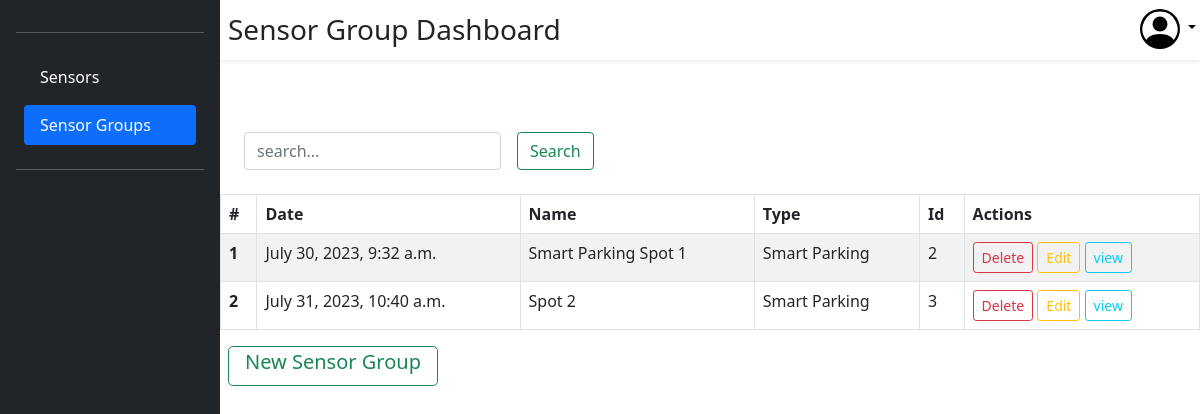
Screenshot of /group/dashboard/ (signed in) with the database file from the repository.
### dash/models.py (models this page shows, shortened)
class Sensor_Group(models.Model):
    group_id = models.AutoField(verbose_name='Group Id', primary_key=True)
    group_name = models.CharField(verbose_name='Group Name', max_length=50)
    group_type = models.CharField(verbose_name='Group Type', max_length=50)
    group_discription = models.TextField(verbose_name='Group Discription')
    date_created = models.DateTimeField(verbose_name='Date Created',auto_now_add=True)
    user = models.ForeignKey(User, verbose_name='User', on_delete=models.CASCADE)

### dash/views.py (the view, shortened to what this page needs)
# urls.py: path('group/dashboard/', views.group_dashboard, name='group_dashboard'),
@login_required(login_url="/")
def group_dashboard(request):
    result_set = Sensor_Group.objects.filter(user=request.user)
    Search = request.POST.get('search')
    result_set.order_by("date_created")
    """ NOTE: Pagination for later
    paginator = Paginator(result_set, 5)
    result_set = paginator.get_page(1)
    """
    site_settings = {
        'active' : 'Sensor_Groups',
        'dashboard_heading' : 'Sensor Group Dashboard'
    }
    return render(request, 'sensor_group_dash.html', {'groups': result_set, 'site_settings' : site_settings})

### templates/dashboards/sensor_group_dash.html (shortened to what this page needs)
{% extends 'base.html' %}
{% block content %}
<div class="d-flex flex-column flex-fill bd-highlight">
    <div class="pt-5 bd-highlight">
        <table class="table-bordered table table-striped">
            <div class="mb-3 ">
                <form method="POST">
                    <div class="ps-3 d-flex flex-row bd-highlight">
                        <div class="p-2 bd-highlight">
                            <input type="text" name="search" placeholder="search..." id="search" class='col form-control'>
                        </div>
                        <div class="p-2 bd-highlight">
                            <input type="submit" name="filter" id="filter" value="Search" class="form-control btn btn-outline-success">
                        </div>
                    </div>
                </form>
            </div>
            <thead>
                <tr>
                    <th>#</th>
                    <th>Date</th>
                    <th>Name</th>
                    <th>Type</th>
                    <th>Id</th>
                    <th>Actions</th>
                </tr>
            </thead>
            <tbody>
                {% for group in groups %}
                <tr>
                    <td><b>{{forloop.counter}}</b></td>
                    <td>{{group.date_created}}</td>
                    <td>{{group.group_name}}</td>
                    <td>{{group.group_type}}</td>
                    <td>{{group.group_id}}</td>
                    <td>
                        <button type="button" class="btn btn-sm btn-outline-danger"  data-toggle="modal" data-target="#DeleteSensorGroup{{group.group_id}}">Delete</button>
                        <a href="/group/edit/?key={{group.group_id}}"><button type="button" class="btn btn-sm btn-outline-warning">Edit</button></a>
                        <a href="/group/view/?key={{group.group_id}}"><button type="button" class="btn btn-sm btn-outline-info">view</button></a>
                    </td>
                </tr>
                {% endfor %}
            </tbody>
        </table>
    </div>
    <div class="ps-2">
        <a href="/group/create/"><button class="btn btn-outline-success btn-lg pt-0 mt-0">New Sensor Group</button></a>
    </div>
{% endblock content %}

### rows the page displays
Sensor_Group: date_created "July 30, 2023, 9:32 a.m.", group_name "Smart Parking Spot 1", group_type "Smart Parking", group_id "2"
Sensor_Group: date_created "July 31, 2023, 10:40 a.m.", group_name "Spot 2", group_type "Smart Parking", group_id "3"

### other values shown
{{ site_settings.dashboard_heading }} "Sensor Group Dashboard"
